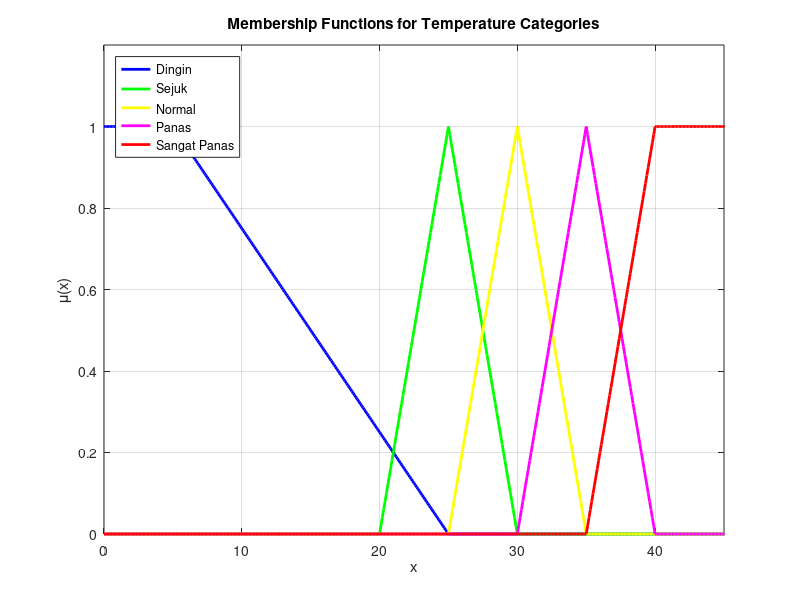

Here is the MATLAB script that generated this plot:
% Define the range for x
x = 0:0.1:50;

% Initialize membership functions
mu_Dingin = zeros(size(x));
mu_Sejuk = zeros(size(x));
mu_Normal = zeros(size(x));
mu_Panas = zeros(size(x));
mu_SangatPanas = zeros(size(x));

% Calculate membership values
for i = 1:length(x)
    % μDingin(x)
    if x(i) <= 5
        mu_Dingin(i) = 1;
    elseif x(i) > 5 && x(i) <= 25
        mu_Dingin(i) = (25 - x(i)) / 20;
    else
        mu_Dingin(i) = 0;
    end

    % μSejuk(x)
    if x(i) >= 20 && x(i) <= 25
        mu_Sejuk(i) = (x(i) - 20) / 5;
    elseif x(i) > 25 && x(i) <= 30
        mu_Sejuk(i) = (30 - x(i)) / 5;
    else
        mu_Sejuk(i) = 0;
    end

    % μNormal(x)
    if x(i) >= 25 && x(i) <= 30
        mu_Normal(i) = (x(i) - 25) / 5;
    elseif x(i) > 30 && x(i) <= 35
        mu_Normal(i) = (35 - x(i)) / 5;
    else
        mu_Normal(i) = 0;
    end

    % μPanas(x)
    if x(i) >= 30 && x(i) <= 35
        mu_Panas(i) = (x(i) - 30) / 5;
    elseif x(i) > 35 && x(i) <= 40
        mu_Panas(i) = (40 - x(i)) / 5;
    else
        mu_Panas(i) = 0;
    end

    % μSangatPanas(x)
    if x(i) >= 35 && x(i) <= 40
        mu_SangatPanas(i) = (x(i) - 35) / 5;
    elseif x(i) >= 40
        mu_SangatPanas(i) = 1;
    else
        mu_SangatPanas(i) = 0;
    end
end

% Plot the membership functions
figure;
plot(x, mu_Dingin, 'b', 'LineWidth', 2); hold on;
plot(x, mu_Sejuk, 'g', 'LineWidth', 2);
plot(x, mu_Normal, 'y', 'LineWidth', 2);
plot(x, mu_Panas, 'm', 'LineWidth', 2);
plot(x, mu_SangatPanas, 'r', 'LineWidth', 2);
axis([0 45 0 1.2]);
xlabel('x');
ylabel('\mu(x)');
legend('Dingin', 'Sejuk', 'Normal', 'Panas', 'Sangat Panas', 'Location', 'NorthWest');
title('Membership Functions for Temperature Categories');
grid on;

